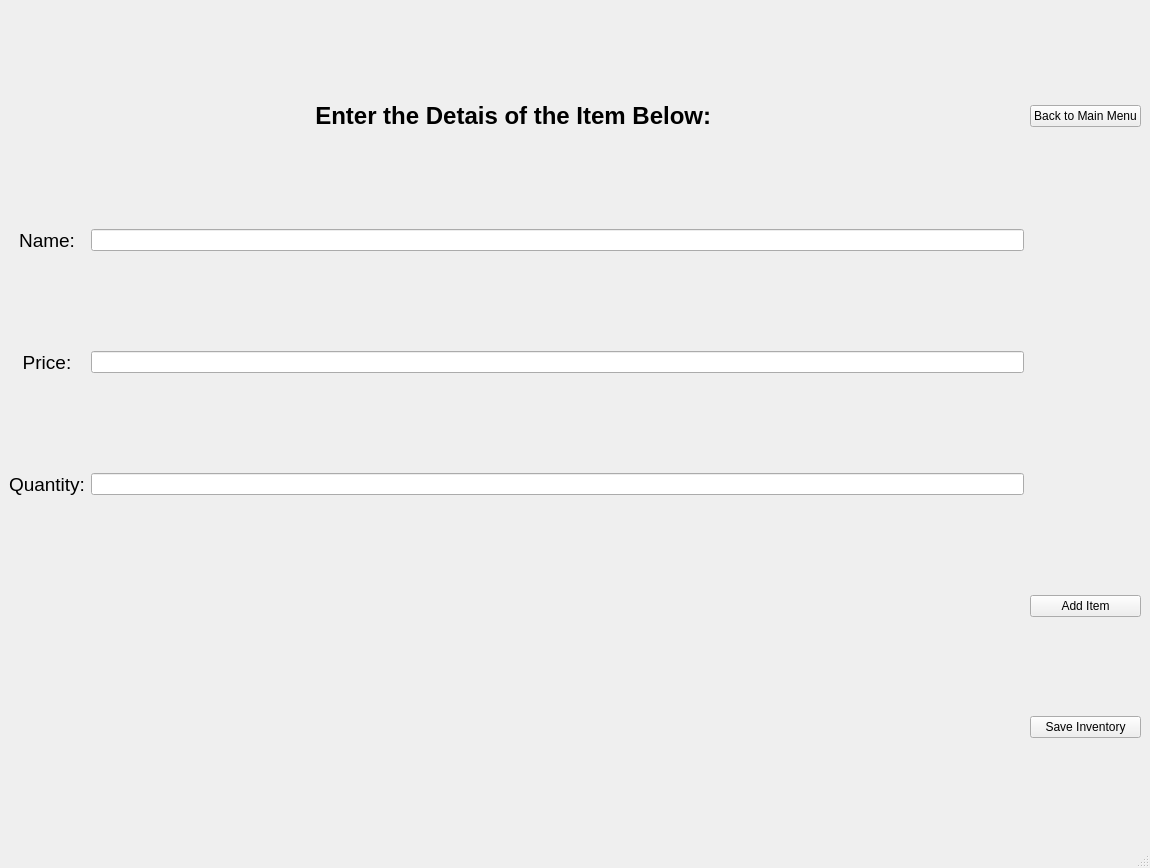
<?xml version="1.0" encoding="UTF-8"?>
<ui version="4.0">
 <class>AddItemsToInventoryWindow</class>
 <widget class="QMainWindow" name="AddItemsToInventoryWindow">
  <property name="geometry">
   <rect>
    <x>0</x>
    <y>0</y>
    <width>1150</width>
    <height>868</height>
   </rect>
  </property>
  <property name="windowTitle">
   <string>MainWindow</string>
  </property>
  <widget class="QWidget" name="centralwidget">
   <layout class="QGridLayout" name="gridLayout">
    <item row="5" column="2">
     <widget class="QPushButton" name="add_item">
      <property name="text">
       <string>Add Item</string>
      </property>
     </widget>
    </item>
    <item row="2" column="1">
     <widget class="QLineEdit" name="item_name"/>
    </item>
    <item row="0" column="0" colspan="2">
     <widget class="QLabel" name="label">
      <property name="font">
       <font>
        <pointsize>18</pointsize>
        <bold>true</bold>
       </font>
      </property>
      <property name="text">
       <string>Enter the Detais of the Item Below: </string>
      </property>
      <property name="alignment">
       <set>Qt::AlignmentFlag::AlignCenter</set>
      </property>
     </widget>
    </item>
    <item row="3" column="1">
     <widget class="QLineEdit" name="item_price"/>
    </item>
    <item row="0" column="2">
     <widget class="QPushButton" name="back_btn">
      <property name="text">
       <string>Back to Main Menu</string>
      </property>
     </widget>
    </item>
    <item row="4" column="1">
     <widget class="QLineEdit" name="item_quantity"/>
    </item>
    <item row="3" column="0">
     <widget class="QLabel" name="label_3">
      <property name="font">
       <font>
        <pointsize>14</pointsize>
       </font>
      </property>
      <property name="text">
       <string>Price:</string>
      </property>
      <property name="alignment">
       <set>Qt::AlignmentFlag::AlignCenter</set>
      </property>
     </widget>
    </item>
    <item row="4" column="0">
     <widget class="QLabel" name="label_4">
      <property name="font">
       <font>
        <pointsize>14</pointsize>
       </font>
      </property>
      <property name="text">
       <string>Quantity:</string>
      </property>
      <property name="alignment">
       <set>Qt::AlignmentFlag::AlignCenter</set>
      </property>
     </widget>
    </item>
    <item row="2" column="0">
     <widget class="QLabel" name="label_2">
      <property name="font">
       <font>
        <pointsize>14</pointsize>
       </font>
      </property>
      <property name="text">
       <string>Name:</string>
      </property>
      <property name="alignment">
       <set>Qt::AlignmentFlag::AlignCenter</set>
      </property>
     </widget>
    </item>
    <item row="6" column="2">
     <widget class="QPushButton" name="save_inventory_button">
      <property name="text">
       <string>Save Inventory</string>
      </property>
     </widget>
    </item>
   </layout>
  </widget>
  <widget class="QMenuBar" name="menubar">
   <property name="geometry">
    <rect>
     <x>0</x>
     <y>0</y>
     <width>1150</width>
     <height>25</height>
    </rect>
   </property>
  </widget>
  <widget class="QStatusBar" name="statusbar"/>
 </widget>
 <resources/>
 <connections/>
</ui>
